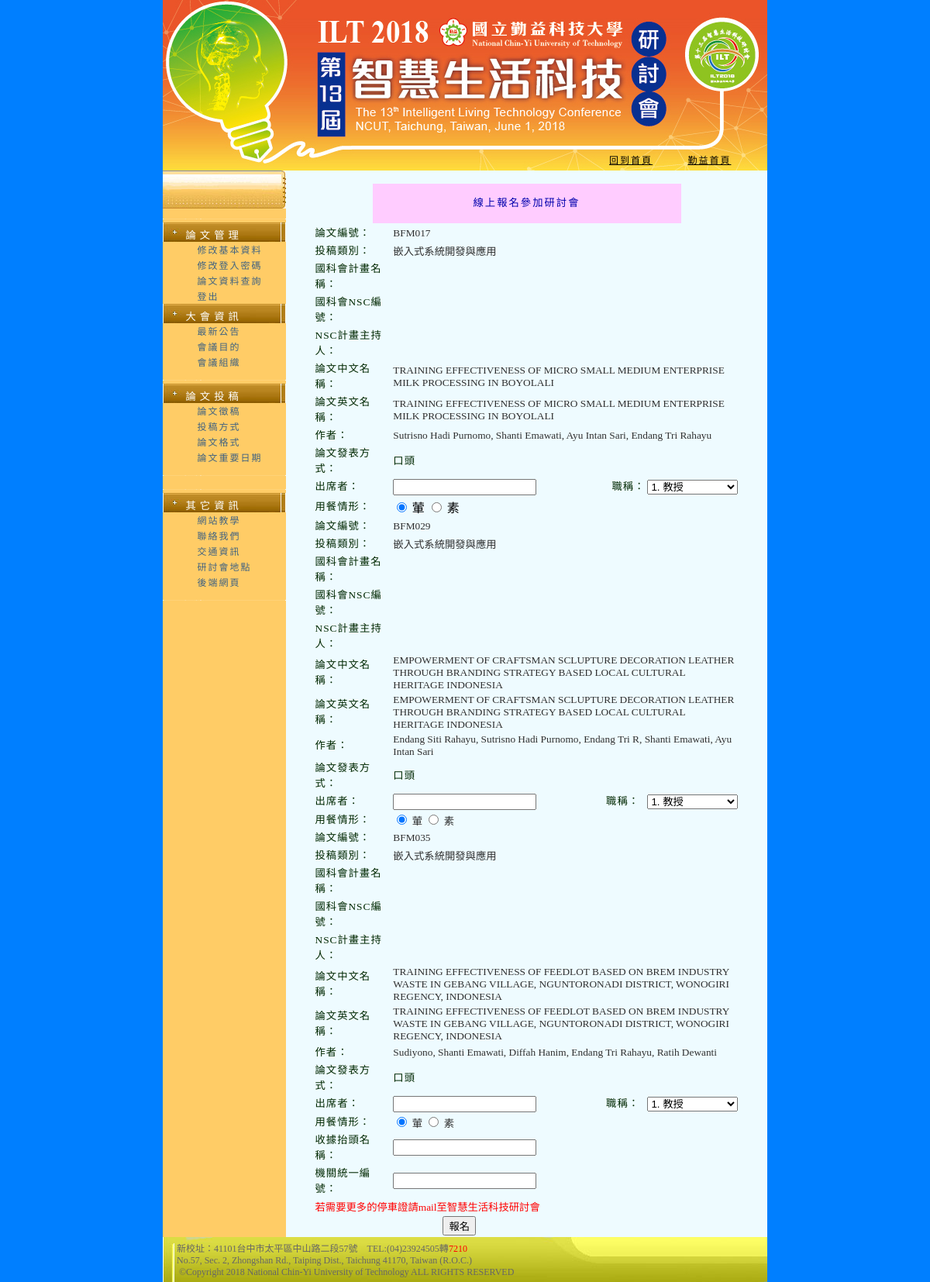
Page /on_line2.php (signed in) on the committed database.
### tables this page shows
CREATE TABLE `papers` (
  `serial` int(11) NOT NULL auto_increment,
  `id` varchar(255) NOT NULL,
  `papername` varchar(255) NOT NULL,
  `paperchinesename` varchar(255) default NULL,
  `paperman` varchar(255) NOT NULL,
  `category` varchar(255) NOT NULL,
  `papernumber` varchar(255) NOT NULL,
  `nscno` varchar(255) NOT NULL,
  `filename` varchar(255) NOT NULL,
  `raw_file` varchar(255) NOT NULL,
  `abstract` varchar(255) NOT NULL,
  `raw_abstract` varchar(255) NOT NULL,
  `addtime` varchar(255) NOT NULL,
  `edittime` varchar(255) NOT NULL,
  `boss` varchar(255) default NULL,
  `reviewer1` varchar(255) NOT NULL,
  `reviewer2` varchar(255) NOT NULL,
  `accept` varchar(255) NOT NULL default '0',
  `notify` varchar(255) NOT NULL default '0',
  `excellent` varchar(255) NOT NULL default '0',
  `final_file` varchar(255) NOT NULL,
  `final_rawfile` varchar(255) NOT NULL,
  `final_abstract` varchar(255) NOT NULL,
  `final_rawabstract` varchar(255) NOT NULL,
  `final_addtime` varchar(255) NOT NULL,
  `final_edittime` varchar(255) NOT NULL,
  `chk_state` varchar(255) NOT NULL default '0',
  `uploadname` varchar(200) NOT NULL,
  `nsc_papername` varchar(255) default NULL,
  `nsc_number` varchar(255) default NULL,
  `nsc_usename` varchar(255) default NULL,
  `bestreviewer1` varchar(255) default NULL,
  `bestreviewer2` varchar(255) default NULL,
  `bestpaper` varchar(255) default NULL,
  `dream` varchar(255) default NULL,
  PRIMARY KEY  (`serial`)
);

### on_line2.php (the view, shortened to what this page needs)
<?php
include "index_up.php";
?>
<div align="center">
<table width="400" align="center" cellpadding="2" cellspacing="1" class=title>
<tr>
   <td width="400" bgcolor="#FFCCFF">
	<p align="center">線上報名參加研討會</td>
  </tr>
</table>
<form action="online_insert.php"  method="post" name="Regist" onsubmit="return formcheck();">
  <table width="550" align="center" cellspacing="1">
    <?php
   $i="0";
   $str = "select paperman,papername,paperchinesename,papernumber,category,accept,nsc_papername,nsc_number,nsc_usename from papers where id='$id' order by papernumber";
   $list = mysql_query($str,$link);
   while(list($paperman,$papername,$paperchinesename,$papernumber,$category,$accept,$nsc_papername,$nsc_number,$nsc_usename) = mysql_fetch_row($list))
    {
       if ($accept!=0){
         $i=$i+1;
      if($category=="5")$category="嵌入式系統開發與應用";
?>
    <tr>
      <td width="150" class=content>論文編號：</td>
      <td  colspan="4" class=choose><?php echo $papernumber ?></td>
    </tr>
    <tr>
      <td width="150" class=content>投稿類別：</td>
      <td colspan="4" class=choose><?php echo $category ?></td>
    </tr>
         <tr>
      <td width="160" class=content>國科會計畫名稱：</td>
      <td colspan="4" class=choose><?php echo $nsc_papername ?></td>
    </tr>
     <tr>
      <td width="150" class=content>國科會NSC編號：</td>
      <td colspan="4" class=choose><?php echo $nsc_number ?></td>
    </tr>
     <tr>
      <td width="150" class=content>NSC計畫主持人：</td>
      <td colspan="4" class=choose><?php echo $nsc_usename ?></td>
    </tr>
    <tr>
      <td width="150" class=content>論文中文名稱：</td>
      <td colspan="4" class=choose><?php echo $paperchinesename ?></td>
    </tr>
    <tr>
      <td width="150" class=content>論文英文名稱：</td>
      <td colspan="4" class=choose><?php echo $papername ?></td>
    </tr>
    <tr>
      <td width="150" class=content>作者：</td>
      <td colspan="4" class=choose><?php echo $paperman ?></td>
    </tr>
    <tr>
      <td width="150" class=content>論文發表方式：</td>
      <?php if ($accept==2) {?>
      <td class=content>口頭</td>
      <?php }?>
    </tr>
    <tr>
      <?php if ($i==1){?>
      <td width="150" class=content>出席者：</td>
      <td width="150"class=choose><input type="text" name="report1" /></td>
      <td width="70" class=contentright>職稱：</td>
      <td width="100"><select name="position1" id="position1">
          <option value="1">1. 教授</option>
        </select>
      </td>
      <?php }elseif ($i==2){?>
      <td width="150"  class=content>出席者：</td>
      <td width="150" class=choose><input type="text" name="report2" /></td>
      <td width="70" class=content>職稱：</td>
      <td width="100"><select name="position2" id="position2">
          <option value="1">1. 教授</option>
        </select>
      </td>
      <?php }elseif ($i==3){?>
      <td width="150" class=content>出席者：</td>
      <td width="150" class=choose><input type="text" name="report3" /></td>
      <td width="70" class=content>職稱：</td>
      <td width="100"><select name="position3" id="position3">
          <option value="1">1. 教授</option>
        </select>
      </td>
      <?php }?>
    </tr>
    <tr>
      <td width="150" class=content>用餐情形：</td>
      <td width="350"><span class="choose">
        <?php if ($i==1){?>
        <input type="radio" name= "eat1" value="葷" checked />
        </span> 葷<span class="style1">
        <input type="radio" name="eat1" value="素" />
        </span> 素
        <?php }elseif ($i==2){?>
        <input type="radio" name= "eat2" value="葷" checked />
      葷<span class="style1">
      <input type="radio" name="eat2" value="素" />
      </span> 素
      <?php }elseif ($i==3){?>
      <input type="radio" name= "eat3" value="葷" checked />
      葷<span class="style1">
      <input type="radio" name="eat3" value="素" />
      </span> 素
      <?php }?>
      </td>
    </tr>
    <?php
}}
?>
?>      <tr>
      <td width="150" class=content>收據抬頭名稱：</td>
      <td class=choose><input type="text" name="title1" /></td>
    </tr>
    <tr>
      <td width="150" class=content>機關統一編號：</td>
      <td class=choose><input type="text" name="number1" /></td>
    </tr>
	<tr>
      <td colspan="2" class="red10" >若需要更多的停車證請mail至智慧生活科技研討會</td>
    </tr>
    <tr>
      <td colspan="2" align="center" class=choose><input name="submit" type="submit" value="報名" onClick="return confirm('一但確定後，就不可再進來修改？')" />
      </td>
    </tr>
  </table>
</form>
<?php
include "index_down.php";
?>

### on_line2.php (style rules this page uses)
.content { color: rgb(0, 40, 0); font-size: 10pt; letter-spacing:1px; line-height:15pt; text-align:left; }
.contentright { color: rgb(0, 40, 0); font-size: 10pt; letter-spacing:1px; line-height:15pt; text-align:right; }
.title { color: rgb(0, 0, 173); font-size: 10pt; letter-spacing:2px; line-height:15pt; }
.choose { color: rgb(48, 48, 48); font-size: 10pt; }
.style1 { color: rgb(48, 48, 48) }
.red10 { font-size: 10pt; color: #FF0000 }

### rows in the picture
papers: papernumber "BFM017", category "嵌入式系統開發與應用", paperchinesename "TRAINING EFFECTIVENESS OF MICRO SMALL MEDIUM ENTERPRISE MILK PROCESSING IN BOYOLALI", papername "TRAINING EFFECTIVENESS OF MICRO SMALL MEDIUM ENTERPRISE MILK PROCESSING IN BOYOLALI", paperman "Sutrisno Hadi Purnomo, Shanti Emawati, Ayu Intan Sari, Endang Tri Rahayu", accept "口頭"
papers: papernumber "BFM029", category "嵌入式系統開發與應用", paperchinesename "EMPOWERMENT OF CRAFTSMAN SCLUPTURE DECORATION LEATHER THROUGH BRANDING STRATEGY BASED LOCAL CULTURAL HERITAGE INDONESIA", papername "EMPOWERMENT OF CRAFTSMAN SCLUPTURE DECORATION LEATHER THROUGH BRANDING STRATEGY BASED LOCAL CULTURAL HERITAGE INDONESIA", paperman "Endang Siti Rahayu, Sutrisno Hadi Purnomo, Endang Tri R, Shanti Emawati, Ayu Intan Sari", accept "口頭"
papers: papernumber "BFM035", category "嵌入式系統開發與應用", paperchinesename "TRAINING EFFECTIVENESS OF FEEDLOT BASED ON BREM INDUSTRY WASTE IN GEBANG VILLAGE, NGUNTORONADI DISTRICT, WONOGIRI REGENCY, INDONESIA", papername "TRAINING EFFECTIVENESS OF FEEDLOT BASED ON BREM INDUSTRY WASTE IN GEBANG VILLAGE, NGUNTORONADI DISTRICT, WONOGIRI REGENCY, INDONESIA", paperman "Sudiyono, Shanti Emawati, Diffah Hanim, Endang Tri Rahayu, Ratih Dewanti", accept "口頭"
